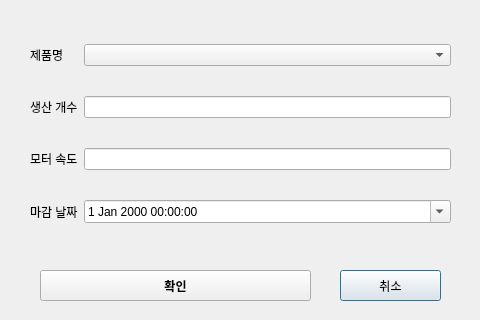
<?xml version="1.0" encoding="UTF-8"?>
<ui version="4.0">
 <class>ManufactureScheduleDialog</class>
 <widget class="QDialog" name="ManufactureScheduleDialog">
  <property name="geometry">
   <rect>
    <x>0</x>
    <y>0</y>
    <width>480</width>
    <height>320</height>
   </rect>
  </property>
  <property name="windowTitle">
   <string>Create Schedule</string>
  </property>
  <widget class="QWidget" name="gridLayoutWidget">
   <property name="geometry">
    <rect>
     <x>30</x>
     <y>20</y>
     <width>421</width>
     <height>231</height>
    </rect>
   </property>
   <layout class="QGridLayout" name="gridLayout">
    <item row="1" column="1">
     <widget class="QLineEdit" name="order_count_edit"/>
    </item>
    <item row="0" column="0">
     <widget class="QLabel" name="label_product">
      <property name="text">
       <string>제품명</string>
      </property>
     </widget>
    </item>
    <item row="2" column="1">
     <widget class="QLineEdit" name="motor_speed_edit"/>
    </item>
    <item row="0" column="1">
     <widget class="QComboBox" name="product_combo"/>
    </item>
    <item row="2" column="0">
     <widget class="QLabel" name="label_motor_speed">
      <property name="text">
       <string>모터 속도</string>
      </property>
     </widget>
    </item>
    <item row="3" column="1">
     <widget class="QDateTimeEdit" name="deadline_edit">
      <property name="calendarPopup">
       <bool>true</bool>
      </property>
     </widget>
    </item>
    <item row="3" column="0">
     <widget class="QLabel" name="label_deadline">
      <property name="text">
       <string>마감 날짜</string>
      </property>
     </widget>
    </item>
    <item row="1" column="0">
     <widget class="QLabel" name="label_order_count">
      <property name="text">
       <string>생산 개수</string>
      </property>
     </widget>
    </item>
   </layout>
  </widget>
  <widget class="QPushButton" name="cancel_button">
   <property name="geometry">
    <rect>
     <x>340</x>
     <y>270</y>
     <width>101</width>
     <height>31</height>
    </rect>
   </property>
   <property name="text">
    <string>취소</string>
   </property>
  </widget>
  <widget class="QPushButton" name="confirm_button">
   <property name="geometry">
    <rect>
     <x>40</x>
     <y>270</y>
     <width>271</width>
     <height>31</height>
    </rect>
   </property>
   <property name="font">
    <font>
     <bold>true</bold>
    </font>
   </property>
   <property name="text">
    <string>확인</string>
   </property>
  </widget>
 </widget>
 <resources/>
 <connections/>
</ui>
